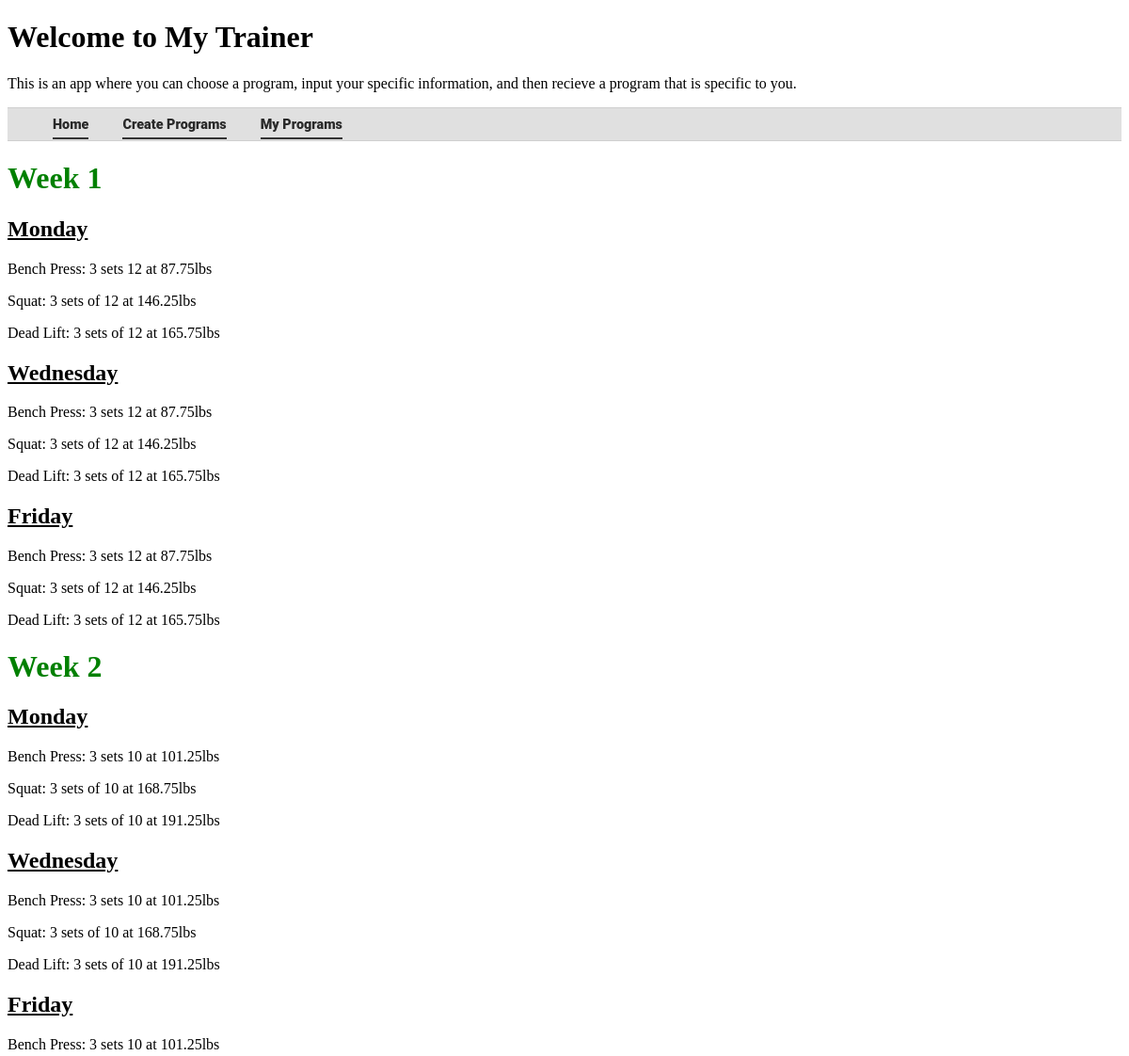
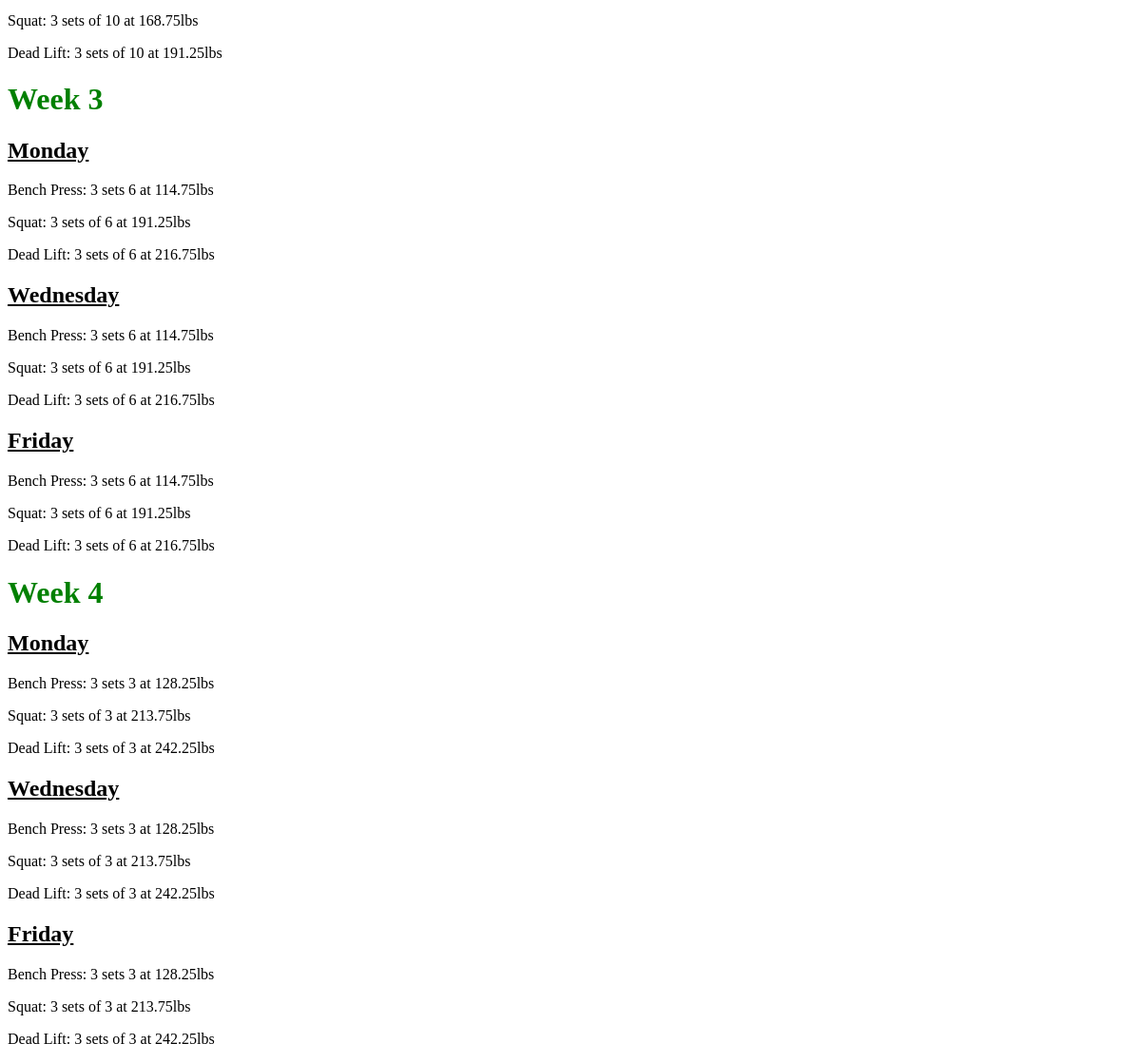
Screenshot of /MyPrograms/3 with the database file from the repository (2 pictures, top to bottom).
### main/models.py (models this page shows, shortened)
class Body(db.Model):
    id = db.Column(db.Integer, primary_key=True)
    title = db.Column(db.String)
    age = db.Column(db.Integer)
    gender = db.Column(db.String)
    benchMax = db.Column(db.Integer)
    squatMax = db.Column(db.Integer)
    deadliftMax = db.Column(db.Integer)

### main/routes.py (the view)
@app.route('/MyPrograms/<int:bbprogram_id>')
def bbprograms(bbprogram_id):
    program = Body.query.get_or_404(bbprogram_id)
    return render_template('bbprogram.html', program=program)

### main/templates/bbprogram.html
{% extends "layout.html" %}
{% block content %}
	<div>
		<h1 class="header">Week 1</h1>
		<div>
			<h2 class="day">Monday</h2>
			{% if program.gender == 'Male' %}
				{% if program.age <= 50 %}
					<p>Bench Press: 3 sets 12 at {{ program.benchMax * 0.75 }}lbs</p>
					<p>Squat: 3 sets of 12 at {{ program.squatMax * 0.75 }}lbs</p>
					<p>Dead Lift: 3 sets of 12 at {{ program.deadliftMax * 0.75 }}lbs</p>
				{% else %}
					<p>Bench Press: 3 sets 12 at {{ program.benchMax * 0.65 }}lbs</p>
					<p>Squat: 3 sets of 12 at {{ program.squatMax * 0.65 }}lbs</p>
					<p>Dead Lift: 3 sets of 12 at {{ program.deadliftMax * 0.65 }}lbs</p>
				{% endif %}
			{% else %}
				{% if program.age <= 50 %}
					<p>Bench Press: 3 sets 12 at {{ program.benchMax * 0.65 }}lbs</p>
					<p>Squat: 3 sets of 12 at {{ program.squatMax * 0.65 }}lbs</p>
					<p>Dead Lift: 3 sets of 12 at {{ program.deadliftMax * 0.65 }}lbs</p>
				{% else %}
					<p>Bench Press: 3 sets 12 at {{ program.benchMax * 0.55 }}lbs</p>
					<p>Squat: 3 sets of 12 at {{ program.squatMax * 0.55 }}lbs</p>
					<p>Dead Lift: 3 sets of 12 at {{ program.deadliftMax * 0.55 }}lbs</p>
				{% endif %}
			{% endif %}
		</div>
		<div>
			<h2 class="day" >Wednesday</h2>
			{% if program.gender == 'Male' %}
				{% if program.age <= 50 %}
					<p>Bench Press: 3 sets 12 at {{ program.benchMax * 0.75 }}lbs</p>
					<p>Squat: 3 sets of 12 at {{ program.squatMax * 0.75 }}lbs</p>
					<p>Dead Lift: 3 sets of 12 at {{ program.deadliftMax * 0.75 }}lbs</p>
				{% else %}
					<p>Bench Press: 3 sets 12 at {{ program.benchMax * 0.65 }}lbs</p>
					<p>Squat: 3 sets of 12 at {{ program.squatMax * 0.65 }}lbs</p>
					<p>Dead Lift: 3 sets of 12 at {{ program.deadliftMax * 0.65 }}lbs</p>
				{% endif %}
			{% else %}
				{% if program.age <= 50 %}
					<p>Bench Press: 3 sets 12 at {{ program.benchMax * 0.65 }}lbs</p>
					<p>Squat: 3 sets of 12 at {{ program.squatMax * 0.65 }}lbs</p>
					<p>Dead Lift: 3 sets of 12 at {{ program.deadliftMax * 0.65 }}lbs</p>
				{% else %}
					<p>Bench Press: 3 sets 12 at {{ program.benchMax * 0.55 }}lbs</p>
					<p>Squat: 3 sets of 12 at {{ program.squatMax * 0.55 }}lbs</p>
					<p>Dead Lift: 3 sets of 12 at {{ program.deadliftMax * 0.55 }}lbs</p>
				{% endif %}
			{% endif %}
		</div>
		<div>
			<h2 class="day" >Friday</h2>
			{% if program.gender == 'Male' %}
				{% if program.age <= 50 %}
					<p>Bench Press: 3 sets 12 at {{ program.benchMax * 0.75 }}lbs</p>
					<p>Squat: 3 sets of 12 at {{ program.squatMax * 0.75 }}lbs</p>
					<p>Dead Lift: 3 sets of 12 at {{ program.deadliftMax * 0.75 }}lbs</p>
				{% else %}
					<p>Bench Press: 3 sets 12 at {{ program.benchMax * 0.65 }}lbs</p>
					<p>Squat: 3 sets of 12 at {{ program.squatMax * 0.65 }}lbs</p>
					<p>Dead Lift: 3 sets of 12 at {{ program.deadliftMax * 0.65 }}lbs</p>
				{% endif %}
			{% else %}
				{% if program.age <= 50 %}
					<p>Bench Press: 3 sets 12 at {{ program.benchMax * 0.65 }}lbs</p>
					<p>Squat: 3 sets of 12 at {{ program.squatMax * 0.65 }}lbs</p>
					<p>Dead Lift: 3 sets of 12 at {{ program.deadliftMax * 0.65 }}lbs</p>
				{% else %}
					<p>Bench Press: 3 sets 12 at {{ program.benchMax * 0.55 }}lbs</p>
					<p>Squat: 3 sets of 12 at {{ program.squatMax * 0.55 }}lbs</p>
					<p>Dead Lift: 3 sets of 12 at {{ program.deadliftMax * 0.55 }}lbs</p>
				{% endif %}
			{% endif %}
		</div>
	</div>
	<div>
		<h1 class="header">Week 2</h1>
		<div>
			<h2 class="day" >Monday</h2>
			{% if program.gender == 'Male' %}
				{% if program.age <= 50 %}
					<p>Bench Press: 3 sets 10 at {{ program.benchMax * 0.80 }}lbs</p>
					<p>Squat: 3 sets of 10 at {{ program.squatMax * 0.80 }}lbs</p>
					<p>Dead Lift: 3 sets of 10 at {{ program.deadliftMax * 0.80 }}lbs</p>
				{% else %}
					<p>Bench Press: 3 sets 10 at {{ program.benchMax * 0.75 }}lbs</p>
					<p>Squat: 3 sets of 10 at {{ program.squatMax * 0.75 }}lbs</p>
					<p>Dead Lift: 3 sets of 10 at {{ program.deadliftMax * 0.75 }}lbs</p>
				{% endif %}
			{% else %}
				{% if program.age <= 50 %}
					<p>Bench Press: 3 sets 10 at {{ program.benchMax * 0.75 }}lbs</p>
					<p>Squat: 3 sets of 10 at {{ program.squatMax * 0.75 }}lbs</p>
					<p>Dead Lift: 3 sets of 10 at {{ program.deadliftMax * 0.75 }}lbs</p>
				{% else %}
					<p>Bench Press: 3 sets 10 at {{ program.benchMax * 0.65 }}lbs</p>
					<p>Squat: 3 sets of 10 at {{ program.squatMax * 0.65 }}lbs</p>
					<p>Dead Lift: 3 sets of 10 at {{ program.deadliftMax * 0.65 }}lbs</p>
				{% endif %}
			{% endif %}
		</div>
		<div>
			<h2 class="day" >Wednesday</h2>
			{% if program.gender == 'Male' %}
				{% if program.age <= 50 %}
					<p>Bench Press: 3 sets 10 at {{ program.benchMax * 0.80 }}lbs</p>
					<p>Squat: 3 sets of 10 at {{ program.squatMax * 0.80 }}lbs</p>
					<p>Dead Lift: 3 sets of 10 at {{ program.deadliftMax * 0.80 }}lbs</p>
				{% else %}
					<p>Bench Press: 3 sets 10 at {{ program.benchMax * 0.75 }}lbs</p>
					<p>Squat: 3 sets of 10 at {{ program.squatMax * 0.75 }}lbs</p>
					<p>Dead Lift: 3 sets of 10 at {{ program.deadliftMax * 0.75 }}lbs</p>
				{% endif %}
			{% else %}
				{% if program.age <= 50 %}
					<p>Bench Press: 3 sets 10 at {{ program.benchMax * 0.75 }}lbs</p>
					<p>Squat: 3 sets of 10 at {{ program.squatMax * 0.75 }}lbs</p>
					<p>Dead Lift: 3 sets of 10 at {{ program.deadliftMax * 0.75 }}lbs</p>
				{% else %}
					<p>Bench Press: 3 sets 10 at {{ program.benchMax * 0.65 }}lbs</p>
					<p>Squat: 3 sets of 10 at {{ program.squatMax * 0.65 }}lbs</p>
					<p>Dead Lift: 3 sets of 10 at {{ program.deadliftMax * 0.65 }}lbs</p>
				{% endif %}
			{% endif %}
		</div>
		<div>
			<h2 class="day" >Friday</h2>
			{% if program.gender == 'Male' %}
				{% if program.age <= 50 %}
					<p>Bench Press: 3 sets 10 at {{ program.benchMax * 0.80 }}lbs</p>
					<p>Squat: 3 sets of 10 at {{ program.squatMax * 0.80 }}lbs</p>
					<p>Dead Lift: 3 sets of 10 at {{ program.deadliftMax * 0.80 }}lbs</p>
				{% else %}
					<p>Bench Press: 3 sets 10 at {{ program.benchMax * 0.75 }}lbs</p>
					<p>Squat: 3 sets of 10 at {{ program.squatMax * 0.75 }}lbs</p>
					<p>Dead Lift: 3 sets of 10 at {{ program.deadliftMax * 0.75 }}lbs</p>
				{% endif %}
			{% else %}
				{% if program.age <= 50 %}
					<p>Bench Press: 3 sets 10 at {{ program.benchMax * 0.75 }}lbs</p>
					<p>Squat: 3 sets of 10 at {{ program.squatMax * 0.75 }}lbs</p>
					<p>Dead Lift: 3 sets of 10 at {{ program.deadliftMax * 0.75 }}lbs</p>
				{% else %}
					<p>Bench Press: 3 sets 10 at {{ program.benchMax * 0.65 }}lbs</p>
					<p>Squat: 3 sets of 10 at {{ program.squatMax * 0.65 }}lbs</p>
					<p>Dead Lift: 3 sets of 10 at {{ program.deadliftMax * 0.65 }}lbs</p>
				{% endif %}
			{% endif %}
		</div>
	</div>
	<div>
		<h1 class="header">Week 3</h1>
		<div>
			<h2 class="day" >Monday</h2>
			{% if program.gender == 'Male' %}
				{% if program.age <= 50 %}
					<p>Bench Press: 3 sets 6 at {{ program.benchMax * 0.90 }}lbs</p>
					<p>Squat: 3 sets of 6 at {{ program.squatMax * 0.90 }}lbs</p>
					<p>Dead Lift: 3 sets of 6 at {{ program.deadliftMax * 0.90 }}lbs</p>
				{% else %}
					<p>Bench Press: 3 sets 6 at {{ program.benchMax * 0.85 }}lbs</p>
					<p>Squat: 3 sets of 6 at {{ program.squatMax * 0.85 }}lbs</p>
					<p>Dead Lift: 3 sets of 6 at {{ program.deadliftMax * 0.85 }}lbs</p>
				{% endif %}
			{% else %}
				{% if program.age <= 50 %}
					<p>Bench Press: 3 sets 6 at {{ program.benchMax * 0.85 }}lbs</p>
					<p>Squat: 3 sets of 6 at {{ program.squatMax * 0.85 }}lbs</p>
					<p>Dead Lift: 3 sets of 6 at {{ program.deadliftMax * 0.85 }}lbs</p>
				{% else %}
					<p>Bench Press: 3 sets 6 at {{ program.benchMax * 0.75 }}lbs</p>
					<p>Squat: 3 sets of 6 at {{ program.squatMax * 0.75 }}lbs</p>
					<p>Dead Lift: 3 sets of 6 at {{ program.deadliftMax * 0.75 }}lbs</p>
				{% endif %}
			{% endif %}
		</div>
		<div>
			<h2 class="day" >Wednesday</h2>
			{% if program.gender == 'Male' %}
				{% if program.age <= 50 %}
					<p>Bench Press: 3 sets 6 at {{ program.benchMax * 0.90 }}lbs</p>
					<p>Squat: 3 sets of 6 at {{ program.squatMax * 0.90 }}lbs</p>
					<p>Dead Lift: 3 sets of 6 at {{ program.deadliftMax * 0.90 }}lbs</p>
				{% else %}
					<p>Bench Press: 3 sets 6 at {{ program.benchMax * 0.85 }}lbs</p>
					<p>Squat: 3 sets of 6 at {{ program.squatMax * 0.85 }}lbs</p>
					<p>Dead Lift: 3 sets of 6 at {{ program.deadliftMax * 0.85 }}lbs</p>
				{% endif %}
			{% else %}
				{% if program.age <= 50 %}
					<p>Bench Press: 3 sets 6 at {{ program.benchMax * 0.85 }}lbs</p>
					<p>Squat: 3 sets of 6 at {{ program.squatMax * 0.85 }}lbs</p>
					<p>Dead Lift: 3 sets of 6 at {{ program.deadliftMax * 0.85 }}lbs</p>
				{% else %}
					<p>Bench Press: 3 sets 6 at {{ program.benchMax * 0.75 }}lbs</p>
					<p>Squat: 3 sets of 6 at {{ program.squatMax * 0.75 }}lbs</p>
					<p>Dead Lift: 3 sets of 6 at {{ program.deadliftMax * 0.75 }}lbs</p>
				{% endif %}
			{% endif %}
		</div>
		<div>
			<h2 class="day" >Friday</h2>
			{% if program.gender == 'Male' %}
				{% if program.age <= 50 %}
					<p>Bench Press: 3 sets 6 at {{ program.benchMax * 0.90 }}lbs</p>
					<p>Squat: 3 sets of 6 at {{ program.squatMax * 0.90 }}lbs</p>
					<p>Dead Lift: 3 sets of 6 at {{ program.deadliftMax * 0.90 }}lbs</p>
				{% else %}
					<p>Bench Press: 3 sets 6 at {{ program.benchMax * 0.85 }}lbs</p>
					<p>Squat: 3 sets of 6 at {{ program.squatMax * 0.85 }}lbs</p>
					<p>Dead Lift: 3 sets of 6 at {{ program.deadliftMax * 0.85 }}lbs</p>
				{% endif %}
			{% else %}
				{% if program.age <= 50 %}
					<p>Bench Press: 3 sets 6 at {{ program.benchMax * 0.85 }}lbs</p>
					<p>Squat: 3 sets of 6 at {{ program.squatMax * 0.85 }}lbs</p>
					<p>Dead Lift: 3 sets of 6 at {{ program.deadliftMax * 0.85 }}lbs</p>
				{% else %}
					<p>Bench Press: 3 sets 6 at {{ program.benchMax * 0.75 }}lbs</p>
					<p>Squat: 3 sets of 6 at {{ program.squatMax * 0.75 }}lbs</p>
					<p>Dead Lift: 3 sets of 6 at {{ program.deadliftMax * 0.75 }}lbs</p>
				{% endif %}
			{% endif %}
		</div>
	</div>
	<div>
		<h1 class="header">Week 4</h1>
		<div>
			<h2 class="day" >Monday</h2>
			{% if program.gender == 'Male' %}
				{% if program.age <= 50 %}
					<p>Bench Press: 3 sets 3 at {{ program.benchMax }}lbs</p>
					<p>Squat: 3 sets of 3 at {{ program.squatMax }}lbs</p>
					<p>Dead Lift: 3 sets of 3 at {{ program.deadliftMax }}lbs</p>
				{% else %}
					<p>Bench Press: 3 sets 3 at {{ program.benchMax * 0.95 }}lbs</p>
					<p>Squat: 3 sets of 3 at {{ program.squatMax * 0.95 }}lbs</p>
					<p>Dead Lift: 3 sets of 3 at {{ program.deadliftMax * 0.95 }}lbs</p>
				{% endif %}
			{% else %}
				{% if program.age <= 50 %}
					<p>Bench Press: 3 sets 3 at {{ program.benchMax * 0.95 }}lbs</p>
					<p>Squat: 3 sets of 3 at {{ program.squatMax * 0.95 }}lbs</p>
					<p>Dead Lift: 3 sets of 3 at {{ program.deadliftMax * 0.95 }}lbs</p>
				{% else %}
					<p>Bench Press: 3 sets 3 at {{ program.benchMax * 0.90 }}lbs</p>
					<p>Squat: 3 sets of 3 at {{ program.squatMax * 0.90 }}lbs</p>
					<p>Dead Lift: 3 sets of 3 at {{ program.deadliftMax * 0.90 }}lbs</p>
				{% endif %}
			{% endif %}
		</div>
		<div>
			<h2 class="day" >Wednesday</h2>
			{% if program.gender == 'Male' %}
				{% if program.age <= 50 %}
					<p>Bench Press: 3 sets 3 at {{ program.benchMax }}lbs</p>
					<p>Squat: 3 sets of 3 at {{ program.squatMax }}lbs</p>
					<p>Dead Lift: 3 sets of 3 at {{ program.deadliftMax }}lbs</p>
				{% else %}
					<p>Bench Press: 3 sets 3 at {{ program.benchMax * 0.95 }}lbs</p>
					<p>Squat: 3 sets of 3 at {{ program.squatMax * 0.95 }}lbs</p>
					<p>Dead Lift: 3 sets of 3 at {{ program.deadliftMax * 0.95 }}lbs</p>
				{% endif %}
			{% else %}
				{% if program.age <= 50 %}
					<p>Bench Press: 3 sets 3 at {{ program.benchMax * 0.95 }}lbs</p>
					<p>Squat: 3 sets of 3 at {{ program.squatMax * 0.95 }}lbs</p>
					<p>Dead Lift: 3 sets of 3 at {{ program.deadliftMax * 0.95 }}lbs</p>
				{% else %}
					<p>Bench Press: 3 sets 3 at {{ program.benchMax * 0.90 }}lbs</p>
					<p>Squat: 3 sets of 3 at {{ program.squatMax * 0.90 }}lbs</p>
					<p>Dead Lift: 3 sets of 3 at {{ program.deadliftMax * 0.90 }}lbs</p>
				{% endif %}
			{% endif %}
		</div>
		<div>
			<h2 class="day" >Friday</h2>
			{% if program.gender == 'Male' %}
				{% if program.age <= 50 %}
					<p>Bench Press: 3 sets 3 at {{ program.benchMax }}lbs</p>
					<p>Squat: 3 sets of 3 at {{ program.squatMax }}lbs</p>
					<p>Dead Lift: 3 sets of 3 at {{ program.deadliftMax }}lbs</p>
				{% else %}
					<p>Bench Press: 3 sets 3 at {{ program.benchMax * 0.95 }}lbs</p>
					<p>Squat: 3 sets of 3 at {{ program.squatMax * 0.95 }}lbs</p>
					<p>Dead Lift: 3 sets of 3 at {{ program.deadliftMax * 0.95 }}lbs</p>
				{% endif %}
			{% else %}
				{% if program.age <= 50 %}
					<p>Bench Press: 3 sets 3 at {{ program.benchMax * 0.95 }}lbs</p>
					<p>Squat: 3 sets of 3 at {{ program.squatMax * 0.95 }}lbs</p>
					<p>Dead Lift: 3 sets of 3 at {{ program.deadliftMax * 0.95 }}lbs</p>
				{% else %}
					<p>Bench Press: 3 sets 3 at {{ program.benchMax * 0.90 }}lbs</p>
					<p>Squat: 3 sets of 3 at {{ program.squatMax * 0.90 }}lbs</p>
					<p>Dead Lift: 3 sets of 3 at {{ program.deadliftMax * 0.90 }}lbs</p>
				{% endif %}
			{% endif %}
		</div>
	</div>
{% endblock %}

### main/static/style.css (style rules this page uses)
.header { color: green; }
.day { text-decoration: underline; }

### rows the page displays
Body: program.benchMax*0.65 "87.75", program.squatMax*0.65 "146.25", program.deadliftMax*0.65 "165.75", program.benchMax*0.75 "101.25", program.squatMax*0.75 "168.75", program.deadliftMax*0.75 "191.25", program.benchMax*0.85 "114.75", program.squatMax*0.85 "191.25", program.deadliftMax*0.85 "216.75", program.benchMax*0.95 "128.25", program.squatMax*0.95 "213.75", program.deadliftMax*0.95 "242.25"
